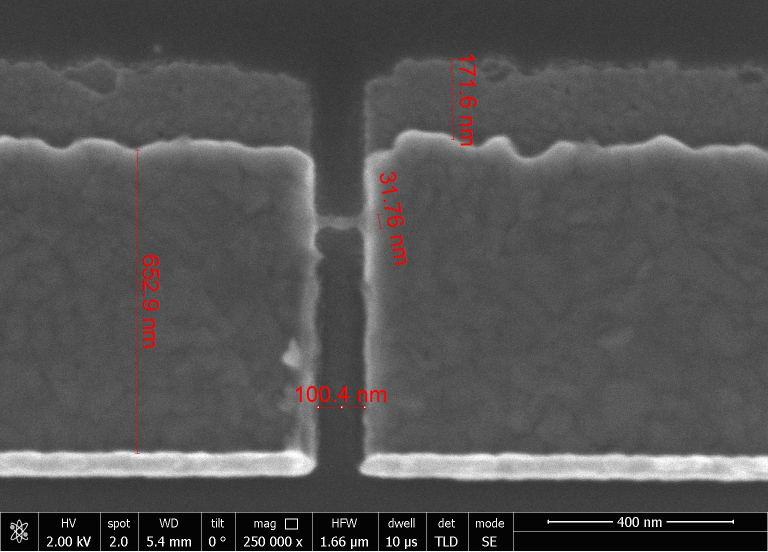
#> input picture og.jpg, 1536 x 1103 px (shown at 1/2 size)
$ python get_device_contour.py --input .
#> lines starting #> are read from the running program, lines starting #| are printed output that depends on the picture; after the words box and inside, x2 and y2 are one past the last pixel; in counts of white or black regions, pixels touching at a corner belong together
# -*- coding: utf-8 -*-
"""
=======================================================
Program : sem_image_analysis/get_device_contour.py
=======================================================
Summary:
"""
__author__ =  "Sadman Ahmed Shanto"
__date__ = "04/18/2023"
__email__ = "shanto@usc.edu"

#libraries used
import os
import cv2
import argparse
import numpy as np
import imutils
from imutils.paths import list_images
from skimage.exposure import is_low_contrast

def pixel_to_nanometer_conversion(ref_pixels, ref_nanometers):
    return ref_nanometers / ref_pixels

def process_directory(input_dir, results_dir):
#> called with input_dir = '.', results_dir = 'results'
    imagePaths = sorted(list(list_images(input_dir)))
    for (i, imagePath) in enumerate(imagePaths):
        print("[INFO] processing image {}/{}".format(i + 1, len(imagePaths)))
        image = cv2.imread(imagePath)
#> image is the input picture: shape (1103, 1536, 3); mean B, G, R 82, 82, 83.1
        image = imutils.resize(image, width=900) # Increase width for higher resolution
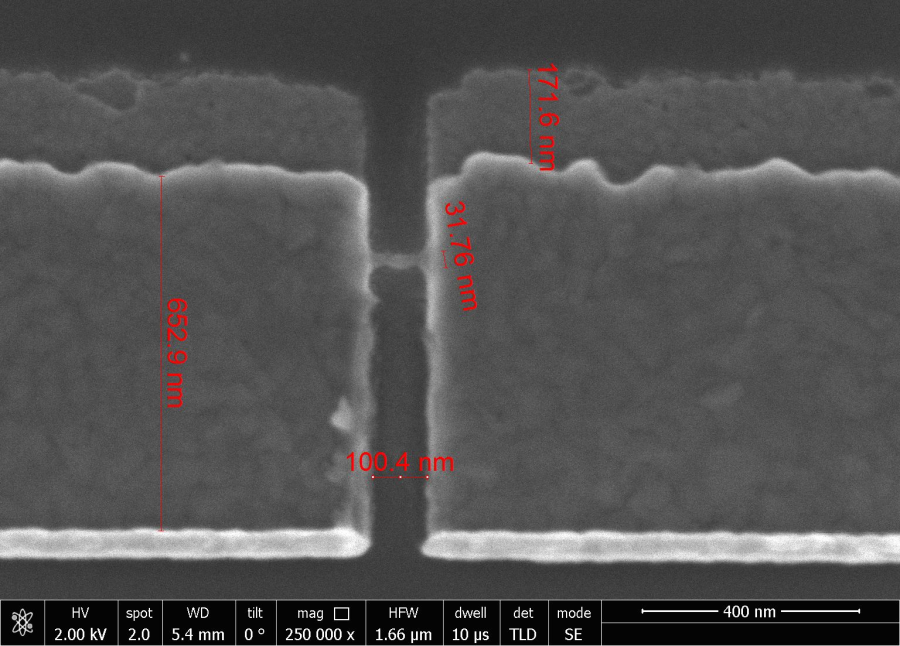
#> image: shape (646, 900, 3); mean B, G, R 82, 82, 83.1

        # Crop the bottom 80 pixels of the image
        height, _, _ = image.shape
#> height = 646
        cropped_img = image[:height - 80, :, :]
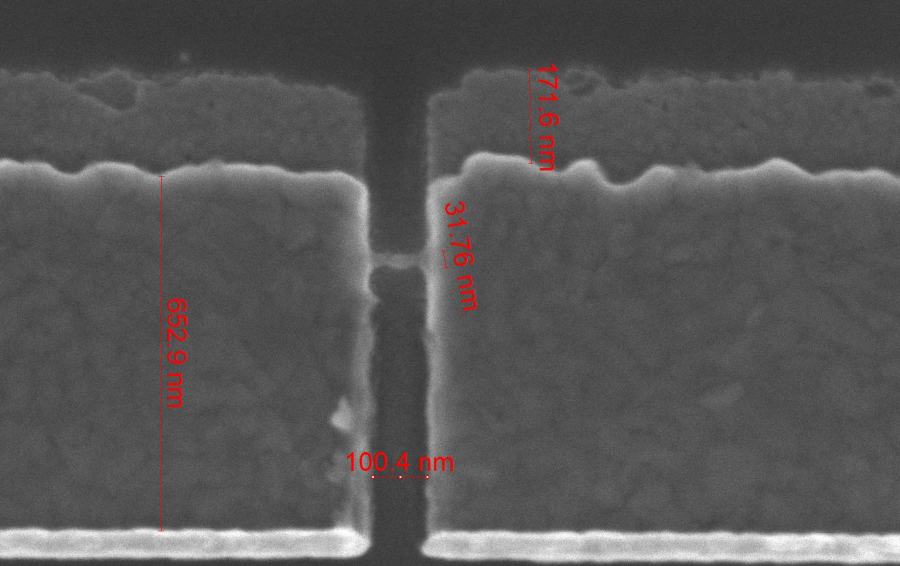
#> cropped_img: shape (566, 900, 3); mean B, G, R 87.4, 87.4, 88.6

        gray = cv2.cvtColor(cropped_img, cv2.COLOR_BGR2GRAY)
        blurred = cv2.GaussianBlur(gray, (5, 5), 0)
        edged = cv2.Canny(blurred, 30, 150)
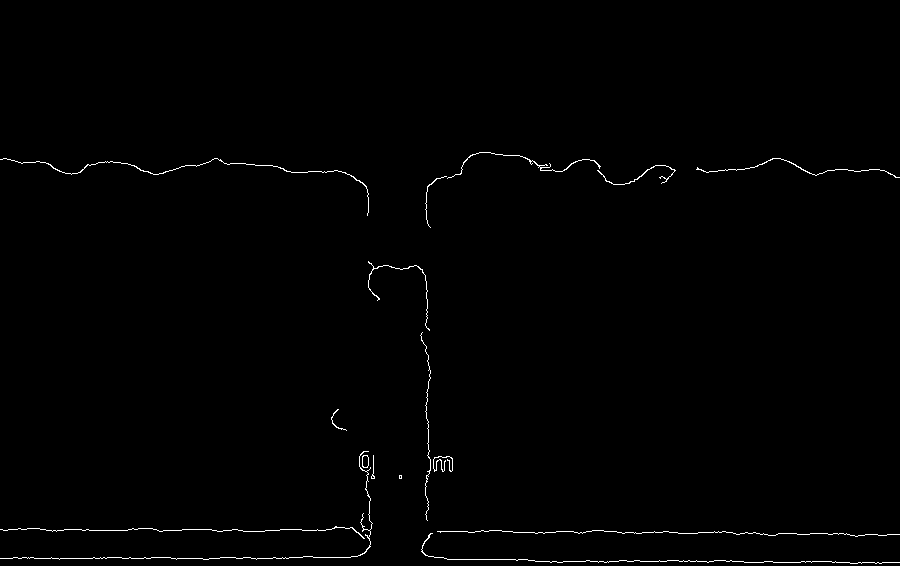
#> edged: shape (566, 900); 0.71% white in thin lines or dots, all inside (x1, y1, x2, y2) = (0, 152, 900, 564)

        cnts = cv2.findContours(edged.copy(), cv2.RETR_EXTERNAL, cv2.CHAIN_APPROX_SIMPLE)
#> cnts = 16 contours, 9 with area under 20; largest, box (x1, y1, x2, y2) and area: (362, 455, 369, 468) 68, (0, 158, 369, 216) 43, (447, 152, 601, 179) 39, (597, 165, 676, 185) 32, (696, 158, 900, 178) 26, (0, 451, 373, 560) 25, (368, 261, 430, 331) 24
        cnts = imutils.grab_contours(cnts)

        contour_img = np.zeros_like(cropped_img)

        # Calculate the conversion factor
        conversion_factor = pixel_to_nanometer_conversion(370, 400)

        for c in cnts:
            cv2.drawContours(contour_img, [c], -1, (255, 255, 255), 2)

            # Label the contour size
            contour_length = cv2.arcLength(c, True)
            contour_length_nm = contour_length * conversion_factor
            x, y, w, h = cv2.boundingRect(c)

            # Draw red measurement lines
            cv2.line(contour_img, (x, y), (x + w, y), (0, 0, 255), 1)
            cv2.line(contour_img, (x, y), (x, y + h), (0, 0, 255), 1)

            # Adjust label position to minimize overlap
            label_x = x - 10 if x - 10 > 0 else x + 10
            label_y = y - 10 if y - 10 > 0 else y + h + 20
            cv2.putText(contour_img, f"{contour_length_nm:.1f} nm", (label_x, label_y), cv2.FONT_HERSHEY_SIMPLEX, 0.5, (0, 0, 255), 1)
#> this loop made 16 passes
#> (contour_length, contour_length_nm, x, y, w, h, label_x, label_y) on passes 1, 2, 3, 5, 6, 7, 8, 9, 10, 11, 12, 13: (1055.3, 1140.9, 421, 533, 479, 31, 411, 523), (980.3, 1059.8, 437, 530, 463, 7, 427, 520), (771.1, 833.6, 0, 526, 365, 13, 10, 516), (204, 220.5, 433, 456, 20, 16, 423, 446), (51.07, 55.21, 371, 455, 4, 24, 361, 445), (33.66, 36.39, 362, 455, 7, 13, 352, 445), (1105.1, 1194.7, 0, 451, 373, 109, 10, 441), (69.25, 74.87, 331, 409, 16, 22, 321, 399), (439.7, 475.4, 420, 332, 11, 189, 410, 322), (346.1, 374.2, 368, 261, 62, 70, 358, 251), (135.2, 146.1, 425, 176, 22, 52, 415, 166), (250.6, 270.9, 597, 165, 79, 20, 587, 155)
#> (c, contour_length, contour_length_nm, x, y, w, h, label_x) on pass 4: ([[399, 475], [399, 478], [401, 478], [401, 475]], 10, 10.81, 399, 475, 3, 4, 389)
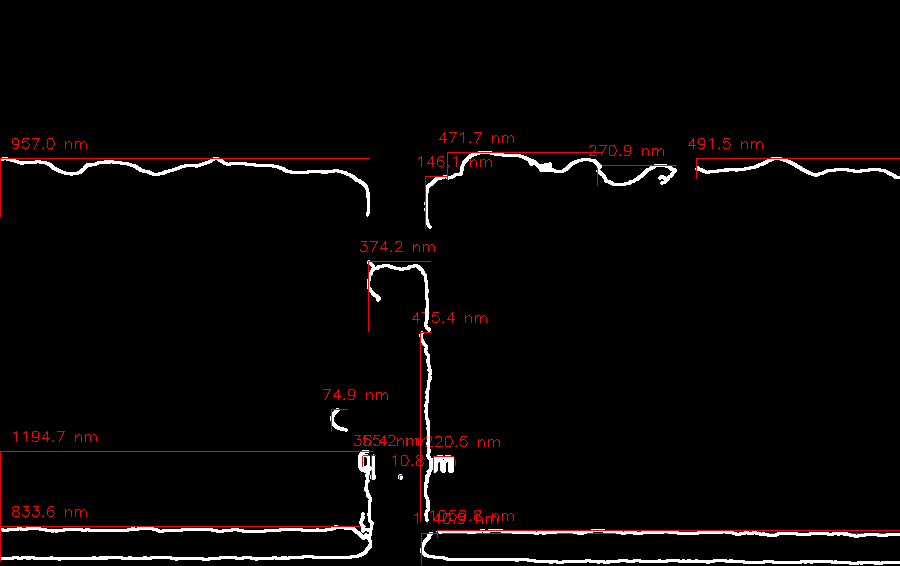
#> contour_img: shape (566, 900, 3); mean of channels 0, 1, 2 5.6, 5.6, 8.2; drawn as B, G, R

        output_filename = os.path.join(results_dir, os.path.splitext(os.path.basename(imagePath))[0] + '.png')
        cv2.imwrite(output_filename, contour_img, [cv2.IMWRITE_PNG_COMPRESSION, 0])
#> pass 2 of the loop in process_directory, `for (i, imagePath) in enumerate(imagePaths):`:
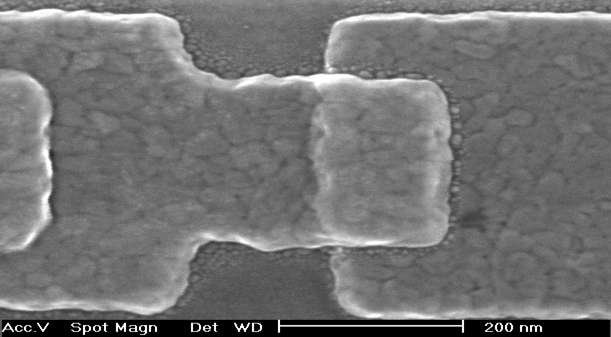
#> input picture test.jpeg, 611 x 337 px
#> in process_directory, image is the input picture: shape (337, 611, 3); min 0, max 255, mean 114.4
#> image: shape (496, 900, 3)
#> cropped_img: shape (416, 900, 3)
#> gray: shape (416, 900)
#> blurred: shape (416, 900)
#> in process_directory, `edged = cv2.Canny(blurred, 30, 150)`:
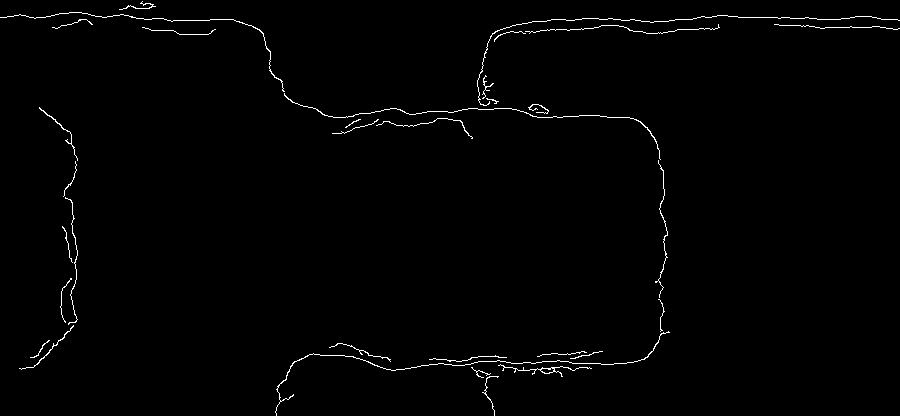
#> edged: shape (416, 900); 1% white in thin lines or dots
#> cnts = 32 contours, 25 with area under 20; largest, box (x1, y1, x2, y2) and area: (498, 364, 592, 377) 76, (275, 331, 670, 416) 46, (284, 93, 661, 160) 39, (0, 12, 285, 92) 27, (39, 107, 78, 161) 26, (19, 325, 74, 370) 26, (655, 160, 668, 298) 20
#> the loop in process_directory, `for c in cnts:` made 32 passes
#> (contour_length, contour_length_nm, x, y, w, h, label_x, label_y) on passes 1 to 8: (120.2, 130, 482, 376, 17, 40, 472, 366), (71.84, 77.67, 471, 367, 20, 11, 461, 357), (267.7, 289.4, 498, 364, 94, 13, 488, 354), (163.9, 177.2, 429, 355, 78, 7, 419, 345), (69.8, 75.46, 570, 351, 33, 8, 560, 341), (107.1, 115.8, 537, 351, 50, 6, 527, 341), (155.5, 168.2, 329, 343, 62, 19, 319, 333), (57.94, 62.64, 30, 340, 20, 18, 20, 330)
#> after the loop in process_directory, `for c in cnts:`:
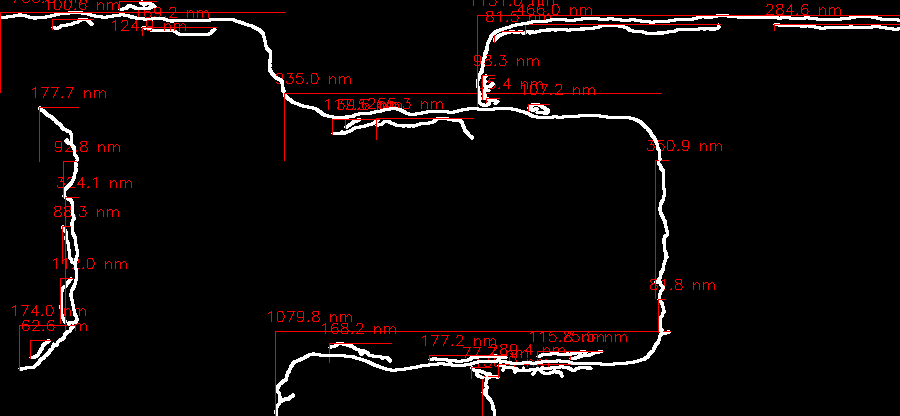
#> contour_img: shape (416, 900, 3); mean of channels 0, 1, 2 8.2, 8.2, 13.4; drawn as B, G, R

if __name__ == "__main__":
    ap = argparse.ArgumentParser()
    ap.add_argument("-i", "--input", required=True, help="path to input directory of images")
    ap.add_argument("-t", "--thresh", type=float, default=0.05, help="threshold for low contrast")
    args = vars(ap.parse_args())

    input_dir = args["input"]
    results_dir = "results"

    if not os.path.exists(results_dir):
        os.makedirs(results_dir)

    process_directory(input_dir, results_dir)
